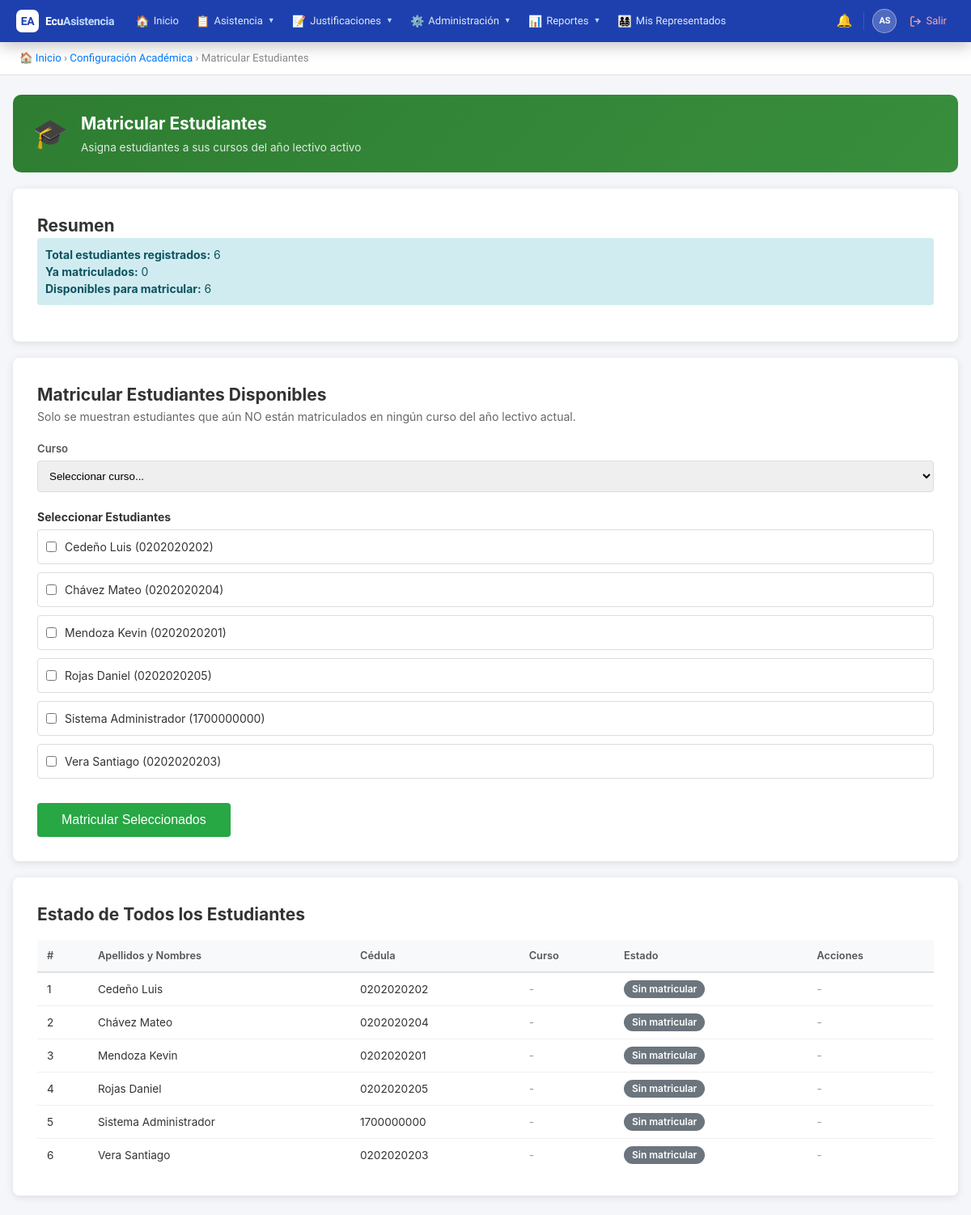
The app's page /public/?action=enroll_students&course_id=5 (signed in) with its own data.
### tables this page shows
CREATE TABLE `users` (
  `id` int(11) NOT NULL AUTO_INCREMENT,
  `institution_id` int(11) NOT NULL,
  `username` varchar(50) NOT NULL,
  `email` varchar(100) NOT NULL,
  `password` varchar(255) NOT NULL,
  `first_name` varchar(100) NOT NULL,
  `last_name` varchar(100) NOT NULL,
  `dni` varchar(20) DEFAULT NULL,
  `phone` varchar(20) DEFAULT NULL,
  `reset_token` varchar(255) DEFAULT NULL,
  `reset_expires` datetime DEFAULT NULL,
  `is_active` tinyint(1) DEFAULT 1,
  `is_superadmin` tinyint(1) NOT NULL DEFAULT 0,
  `created_at` timestamp NOT NULL DEFAULT current_timestamp(),
  `updated_at` timestamp NOT NULL DEFAULT current_timestamp() ON UPDATE current_timestamp(),
  PRIMARY KEY (`id`),
  UNIQUE KEY `username` (`username`),
  UNIQUE KEY `email` (`email`),
  UNIQUE KEY `dni` (`dni`),
  KEY `institution_id` (`institution_id`),
  CONSTRAINT `users_ibfk_1` FOREIGN KEY (`institution_id`) REFERENCES `institutions` (`id`)
);

### controllers/AcademicController.php (called while the page is built, shortened)
<?php
require_once BASE_PATH . '/models/SchoolYear.php';
require_once BASE_PATH . '/models/User.php';
class AcademicController {
    private $schoolYearModel;
    private $userModel;
    public function __construct() {
        $this->db = new Database();
        $this->schoolYearModel = new SchoolYear($this->db);
        $this->userModel       = new User($this->db);
    }
    public function enrollStudents() {
        $activeYear = $this->schoolYearModel->getActive();
        $availableStudents = $this->userModel->getStudentsNotEnrolled($activeYear['id']);
        $allStudents = $this->userModel->getByRole('estudiante');
        include BASE_PATH . '/views/academic/enroll.php';
    }
}

### config/database.php (called while the page is built)
<?php
class Database {
    private $host = 'localhost';
    private $db = 'ecuasistencia2026_db';
    private $user = 'root';
    private $pass = '';
    private $charset = 'utf8mb4';
    private $pdo;
    public function connect() {
        if ($this->pdo === null) {
            $dsn = "mysql:host={$this->host};dbname={$this->db};charset={$this->charset}";
            $options = [
                PDO::ATTR_ERRMODE => PDO::ERRMODE_EXCEPTION,
                PDO::ATTR_DEFAULT_FETCH_MODE => PDO::FETCH_ASSOC,
                PDO::ATTR_EMULATE_PREPARES => false,
            ];
            try {
                $this->pdo = new PDO($dsn, $this->user, $this->pass, $options);
            } catch (PDOException $e) {
                die('Error de conexión: ' . $e->getMessage());
            }
        }
        return $this->pdo;
    }
}

### models/User.php (called while the page is built, shortened)
<?php
class User {
    public $db;
    public function __construct($database) {
        $this->db = $database->connect();
    }
    public function getByRole($roleName) {
        $sql = "SELECT u.* FROM users u
                INNER JOIN user_roles ur ON u.id = ur.user_id
                INNER JOIN roles r ON ur.role_id = r.id
                WHERE r.name = :role_name AND u.institution_id = :institution_id
                ORDER BY u.last_name, u.first_name";
        $stmt = $this->db->prepare($sql);
        $stmt->execute([
            ':role_name' => $roleName,
            ':institution_id' => $_SESSION['institution_id']
        ]);
        return $stmt->fetchAll();
    }
    public function getStudentsNotEnrolled($schoolYearId) {
        $sql = "SELECT u.* FROM users u
                INNER JOIN user_roles ur ON u.id = ur.user_id
                INNER JOIN roles r ON ur.role_id = r.id
                WHERE r.name = 'estudiante'
                AND u.institution_id = :institution_id
                AND u.id NOT IN (
                    SELECT student_id FROM course_students
                    WHERE school_year_id = :school_year_id
                )
                ORDER BY u.last_name, u.first_name";
        $stmt = $this->db->prepare($sql);
        $stmt->execute([
            ':institution_id' => $_SESSION['institution_id'],
            ':school_year_id' => $schoolYearId
        ]);
        return $stmt->fetchAll();
    }
    public function getStudentCourse($studentId, $schoolYearId) {
        $sql = "SELECT c.*, s.name as shift_name
                FROM courses c
                INNER JOIN course_students cs ON c.id = cs.course_id
                INNER JOIN shifts s ON c.shift_id = s.id
                WHERE cs.student_id = :student_id
                AND cs.school_year_id = :school_year_id";
        $stmt = $this->db->prepare($sql);
        $stmt->execute([
            ':student_id' => $studentId,
            ':school_year_id' => $schoolYearId
        ]);
        return $stmt->fetch();
    }
}

### models/SchoolYear.php (called while the page is built, shortened)
<?php
class SchoolYear {
    private $db;
    public function __construct($database) {
        $this->db = $database->connect();
    }
    public function getActive() {
        $sql = "SELECT * FROM school_years
                WHERE institution_id = :institution_id AND is_active = 1
                LIMIT 1";
        $stmt = $this->db->prepare($sql);
        $stmt->execute([':institution_id' => $_SESSION['institution_id']]);
        return $stmt->fetch();
    }
}

### views/academic/enroll.php (the view, shortened to what this page needs)
<!DOCTYPE html>
<html lang="es">
<head>
</head>
<body>
<?php include BASE_PATH . '/views/partials/navbar.php'; ?>
<div class="breadcrumb">
    <a href="?action=dashboard">🏠 Inicio</a> &rsaquo;
    <a href="?action=academic">Configuración Académica</a> &rsaquo;
    Matricular Estudiantes
</div>
<div class="container">
    <div class="page-header" style="background:linear-gradient(135deg,#2e7d32,#388e3c);">
        <div class="ph-icon">🎓</div>
        <div>
            <h1>Matricular Estudiantes</h1>
            <p>Asigna estudiantes a sus cursos del año lectivo activo</p>
        </div>
    </div>
        <div class="card">
            <h2>Resumen</h2>
            <div class="info">
                <strong>Total estudiantes registrados:</strong> <?= count($allStudents) ?><br>
                <strong>Ya matriculados:</strong> <?= count($allStudents) - count($availableStudents) ?><br>
                <strong>Disponibles para matricular:</strong> <?= count($availableStudents) ?>
            </div>
        </div>
        <?php if(count($availableStudents) > 0): ?>
        <div class="card">
            <h2>Matricular Estudiantes Disponibles</h2>
            <p style="color: #666; margin-bottom: 20px;">
                Solo se muestran estudiantes que aún NO están matriculados en ningún curso del año lectivo actual.
            </p>
            <form method="POST" action="?action=enroll_students">
                <div class="form-group">
                    <label>Curso</label>
                    <select name="course_id" required>
                        <option value="">Seleccionar curso...</option>
                    </select>
                </div>
                <div class="student-list">
                    <label>Seleccionar Estudiantes</label>
                    <?php foreach($availableStudents as $student): ?>
                    <div class="student-item">
                        <input type="checkbox" name="student_ids[]" value="<?= $student['id'] ?>" id="student_<?= $student['id'] ?>">
                        <label for="student_<?= $student['id'] ?>" style="margin: 0; font-weight: normal;">
                            <?= $student['last_name'] . ' ' . $student['first_name'] ?>
                            (<?= $student['dni'] ?? 'Sin cédula' ?>)
                        </label>
                    </div>
                    <?php endforeach; ?>
                </div>
                <button type="submit">Matricular Seleccionados</button>
            </form>
        </div>
        <?php endif; ?>
        <div class="card">
            <h2>Estado de Todos los Estudiantes</h2>
            <table>
                <thead>
                    <tr>
                        <th>#</th>
                        <th>Apellidos y Nombres</th>
                        <th>Cédula</th>
                        <th>Curso</th>
                        <th>Estado</th>
                        <th>Acciones</th>
                    </tr>
                </thead>
                <tbody>
                    <?php
                    $counter = 1;
                    foreach($allStudents as $student):
                        $course = $this->userModel->getStudentCourse($student['id'], $activeYear['id']);
                    ?>
                    <tr>
                        <td><?= $counter++ ?></td>
                        <td><?= $student['last_name'] . ' ' . $student['first_name'] ?></td>
                        <td><?= $student['dni'] ?? '-' ?></td>
                        <td>
                            <?php if($course): ?>
                                <strong><?= $course['name'] ?></strong>
                                <br>
                                <small style="color: #666;"><?= $course['shift_name'] ?></small>
                            <?php else: ?>
                                <span style="color: #999;">-</span>
                            <?php endif; ?>
                        </td>
                        <td>
                            <?php if($course): ?>
                                <span class="badge" style="background: #28a745;">
                                    ✓ Matriculado
                                </span>
                            <?php else: ?>
                                <span class="badge" style="background: #6c757d;">Sin matricular</span>
                            <?php endif; ?>
                        </td>
                        <td>
                            <?php if($course): ?>
                                <form method="POST" action="?action=unenroll_student" style="display: inline;"
                                      onsubmit="return confirmUnenroll(event, '<?= addslashes($student['last_name'] . ' ' . $student['first_name']) ?>', '<?= addslashes($course['name']) ?>')">
                                    <input type="hidden" name="student_id" value="<?= $student['id'] ?>">
                                    <button type="submit"
                                            style="padding: 6px 12px; background: #dc3545; font-size: 13px;">
                                        ✗ Retirar
                                    </button>
                                </form>
                            <?php else: ?>
                                <span style="color: #999;">-</span>
                            <?php endif; ?>
                        </td>
                    </tr>
                    <?php endforeach; ?>
                </tbody>
            </table>
        </div>
    </div>
</body>
</html>

### public/css/global.css (style rules this page uses)
* { box-sizing: border-box; margin: 0; padding: 0; }
body { font-family: -apple-system, BlinkMacSystemFont, 'Segoe UI', Roboto, sans-serif; background: #f4f6f9; color: #333; font-size: 14px; line-height: 1.5; }
.breadcrumb { padding: 10px 24px; background: #fff; border-bottom: 1px solid #e0e0e0; font-size: 0.83rem; color: #888; }
.breadcrumb a { color: #007bff; text-decoration: none; }
.container { max-width: 1200px; margin: 24px auto; padding: 0 16px; }
.page-header { background: linear-gradient(135deg, #007bff, #0056b3); color: #fff; border-radius: 10px; padding: 20px 24px; margin-bottom: 20px; display: flex; align-items: center; gap: 16px; }
.page-header .ph-icon { font-size: 2.2rem; }
.page-header h1 { font-size: 1.3rem; font-weight: 700; }
.page-header p { font-size: 0.85rem; opacity: 0.85; margin-top: 4px; }
table { width: 100%; border-collapse: collapse; }
thead th { background: #f8f9fa; padding: 10px 12px; text-align: left; font-size: 0.8rem; font-weight: 600; color: #555; border-bottom: 2px solid #e0e0e0; white-space: nowrap; }
tbody td { padding: 9px 12px; border-bottom: 1px solid #f0f0f0; font-size: 0.85rem; vertical-align: middle; }
tbody tr:last-child td { border-bottom: none; }
.badge { display: inline-block; padding: 2px 10px; border-radius: 12px; font-size: 0.75rem; font-weight: 600; }
.form-group { margin-bottom: 16px; }
.form-group label { display: block; font-size: 0.82rem; font-weight: 600; color: #555; margin-bottom: 5px; }

### views/academic/enroll.php (style rules this page uses)
* { margin: 0; padding: 0; box-sizing: border-box; }
body { font-family: Arial, sans-serif; background: #f4f4f4; }
.container { max-width: 1200px; margin: 24px auto; padding: 0 16px; }
.card { background: white; padding: 30px; border-radius: 8px; box-shadow: 0 2px 10px rgba(0,0,0,0.1); margin-bottom: 20px; }
.form-group { margin-bottom: 20px; }
label { display: block; margin-bottom: 5px; font-weight: bold; color: #333; }
select { width: 100%; padding: 10px; border: 1px solid #ddd; border-radius: 4px; }
.student-list { margin-top: 20px; }
.student-item { padding: 10px; border: 1px solid #ddd; border-radius: 4px; margin-bottom: 10px; display: flex; align-items: center; }
.student-item input[type="checkbox"] { margin-right: 10px; }
button { padding: 12px 30px; background: #28a745; color: white; border: none; border-radius: 4px; cursor: pointer; font-size: 16px; margin-top: 20px; }
.info { background: #d1ecf1; color: #0c5460; padding: 10px; border-radius: 4px; margin-bottom: 15px; }
table { width: 100%; border-collapse: collapse; margin-top: 15px; }
th, td { padding: 10px; text-align: left; border-bottom: 1px solid #ddd; }
th { background: #f8f9fa; font-weight: bold; }
.badge { display: inline-block; padding: 4px 8px; border-radius: 3px; font-size: 12px; background: #007bff; color: white; }

### views/partials/navbar.php (style rules this page uses)
:root { --nav-bg: #1e40af; --nav-accent: #60a5fa; --nav-hover: rgba(96,165,250,0.18); --nav-text: #e2e8f0; --nav-muted: #bfdbfe; --nav-border: rgba(255,255,255,0.12); --nav-dd-bg: #1d4ed8; --nav-dd-hover:#2563eb; --nav-height: 52px; }
*, *::before, *::after { box-sizing: border-box; }
.breadcrumb { padding: 9px 24px; background: #fff; border-bottom: 1px solid #e8ecf0; font-size: 0.82rem; color: #94a3b8; font-family: 'Plus Jakarta Sans', system-ui, sans-serif; }
.breadcrumb a { color: #3b82f6; text-decoration: none; }

### records on screen
users: last_name "Cedeño", first_name "Luis", dni "0202020202"
users: last_name "Chávez", first_name "Mateo", dni "0202020204"
users: last_name "Mendoza", first_name "Kevin", dni "0202020201"
users: last_name "Rojas", first_name "Daniel", dni "0202020205"
users: last_name "Sistema", first_name "Administrador", dni "1700000000"
users: last_name "Vera", first_name "Santiago", dni "0202020203"

### other values on screen
count($allStudents) "6"
count($allStudents) - count($availableStudents) "0"
count($availableStudents) "6"
